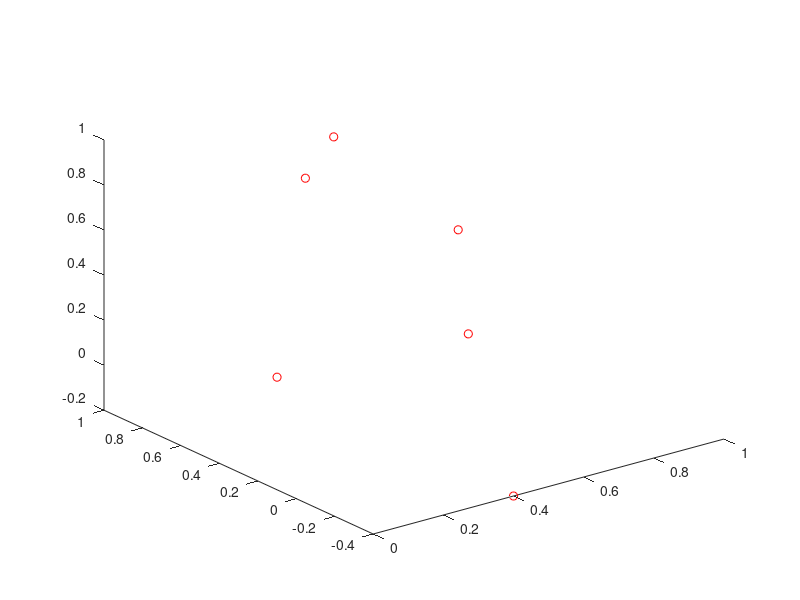

Write the MATLAB code that produced this figure. (Note: this script raises an error after producing the figure.)
%==========================
% Line reconstruction
% by Lagrange interpolation
%==========================

N=5;
fx=[-0.0 0.3 0.4 0.6 0.9 0.6];
fy=[0.1 0.5 -0.4 0.2 0.8 0.9];
fz=[0.3 0.9 -0.2 0.2 0.3 0.8];

%---
% polygonal arc length
%---

beta(1) = 0.0D0;

for i=2:N+1
 beta(i)=beta(i-1)+ sqrt((fx(i)-fx(i-1))^2+(fy(i)-fy(i-1))^2+(fz(i)-fz(i-1))^2);
end

%====
% plotting
%====

plot3(fx,fy,fz,'or')
hold on
kpl=16; % number of plotting intervals per segment

%---

for i=1:N    % loop over segments

 dbeta = (beta(i+1)-beta(i))/kpl;

 for j=1:kpl+1  % loop over plotting points
  xint = beta(i)+dbeta*(j-1.0);
  xx(j) = lagrange(N,beta,fx,xint);
  yy(j) = lagrange(N,beta,fy,xint);
  zz(j) = lagrange(N,beta,fz,xint);
 end

 plot3(xx,yy,zz)

end

%---
% done
%---

xlabel('x','fontsize',15)
ylabel('y','fontsize',15)
zlabel('z','fontsize',15)
set(gca,'fontsize',15)
grid
box
